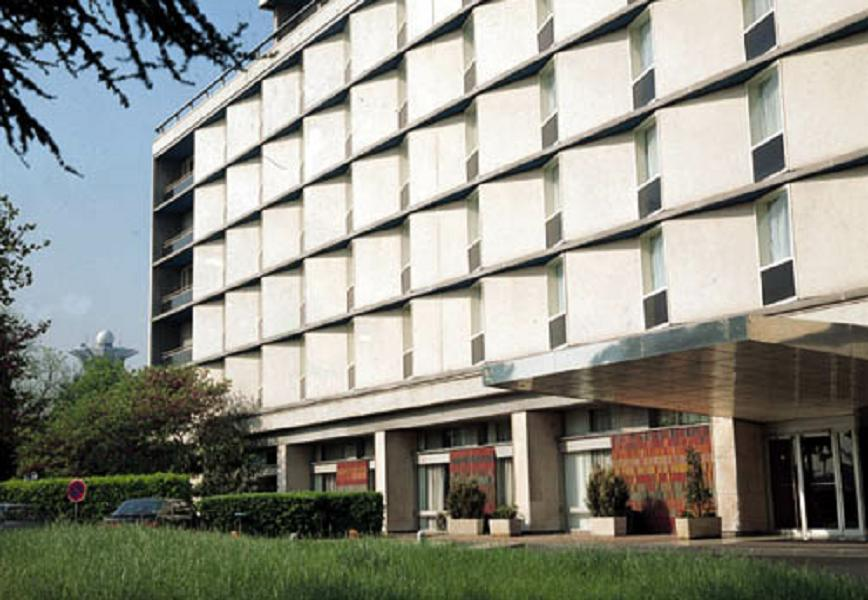
//> input picture RaspberryPi/build/building.jpg, 868 x 600 px
$ ./ocv_harris_corner building.jpg   (built with g++ and OpenCV 4)
//> lines starting //> are read from the running program, lines starting //| are printed output that depends on the picture
#include "opencv2/highgui.hpp"
#include "opencv2/imgproc.hpp"
#include <iostream>
using namespace cv;
using namespace std;
Mat src, src_gray;
int thresh = 130;
int max_thresh = 255;
const char* source_window = "Source image";
const char* corners_window = "Corners detected";
void cornerHarris_demo( int, void* );
int main( int argc, char** argv )
{
    CommandLineParser parser( argc, argv, "{@input | building.jpg | input image}" );
    src = imread( samples::findFile( parser.get<String>( "@input" ) ) );
//> src is the input picture: 600 rows x 868 cols, CV_8UC3; mean B, G, R 133.7, 143.6, 142.9
    if ( src.empty() )
    {
        cout << "Could not open or find the image!\n" << endl;
        cout << "Usage: " << argv[0] << " <Input image>" << endl;
        return -1;
    }
    cvtColor( src, src_gray, COLOR_BGR2GRAY );
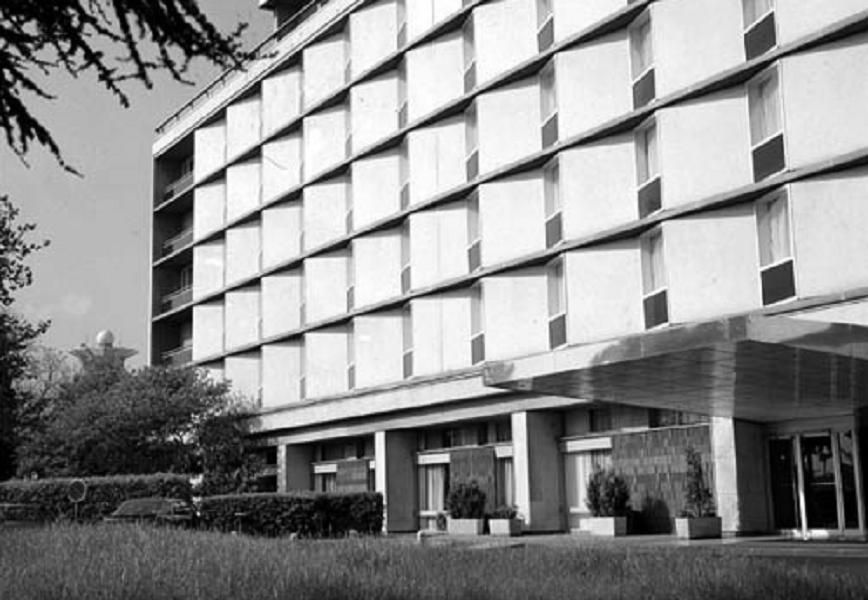
//> src_gray: 600 rows x 868 cols, CV_8UC1; min 0, max 255, mean 142.3
    // namedWindow( source_window );
    // createTrackbar( "Threshold: ", source_window, &thresh, max_thresh, cornerHarris_demo );
    // imshow( source_window, src );
    cornerHarris_demo( 0, 0 );
    // waitKey();
    return 0;
}
void cornerHarris_demo( int, void* )
{
    int blockSize = 2;
    int apertureSize = 3;
    double k = 0.04;
    Mat dst = Mat::zeros( src.size(), CV_32FC1 );
    cornerHarris( src_gray, dst, blockSize, apertureSize, k );
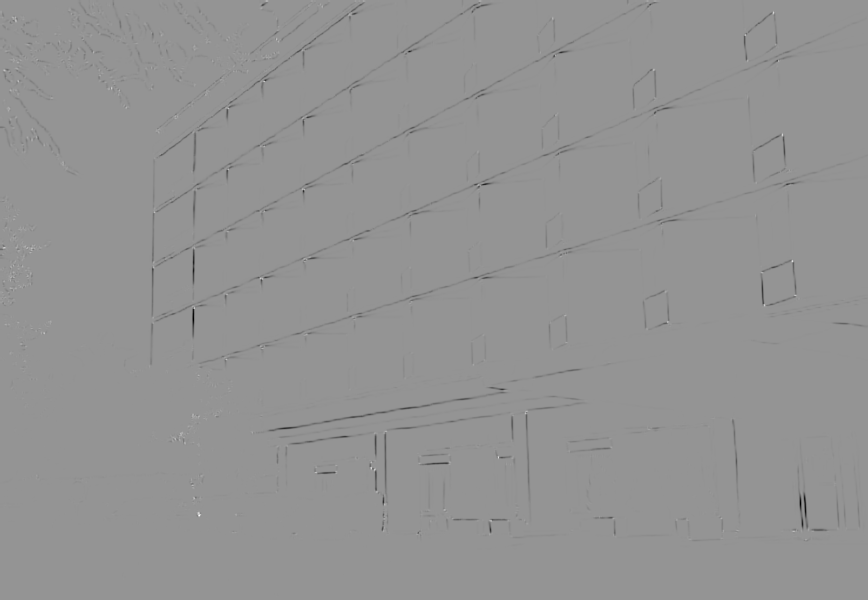
//> dst: 600 rows x 868 cols, CV_32FC1; min -0.00978, max 0.00704, mean -4.53e-05; drawn with min black and max white
    Mat dst_norm, dst_norm_scaled;
    normalize( dst, dst_norm, 0, 255, NORM_MINMAX, CV_32FC1, Mat() );
    convertScaleAbs( dst_norm, dst_norm_scaled );
    for( int i = 0; i < dst_norm.rows ; i++ )
    {
        for( int j = 0; j < dst_norm.cols; j++ )
        {
            if( (int) dst_norm.at<float>(i,j) > thresh )
            {
                circle( dst_norm_scaled, Point(j,i), 5,  Scalar(0), 2, 8, 0 );
            }
        }
    }
//> dst_norm_scaled: 600 rows x 868 cols, CV_8UC1; every value is 0
    // namedWindow( corners_window );
    // imshow( corners_window, dst_norm_scaled );
    bool check = imwrite("./corners.jpg", dst_norm_scaled);
}
